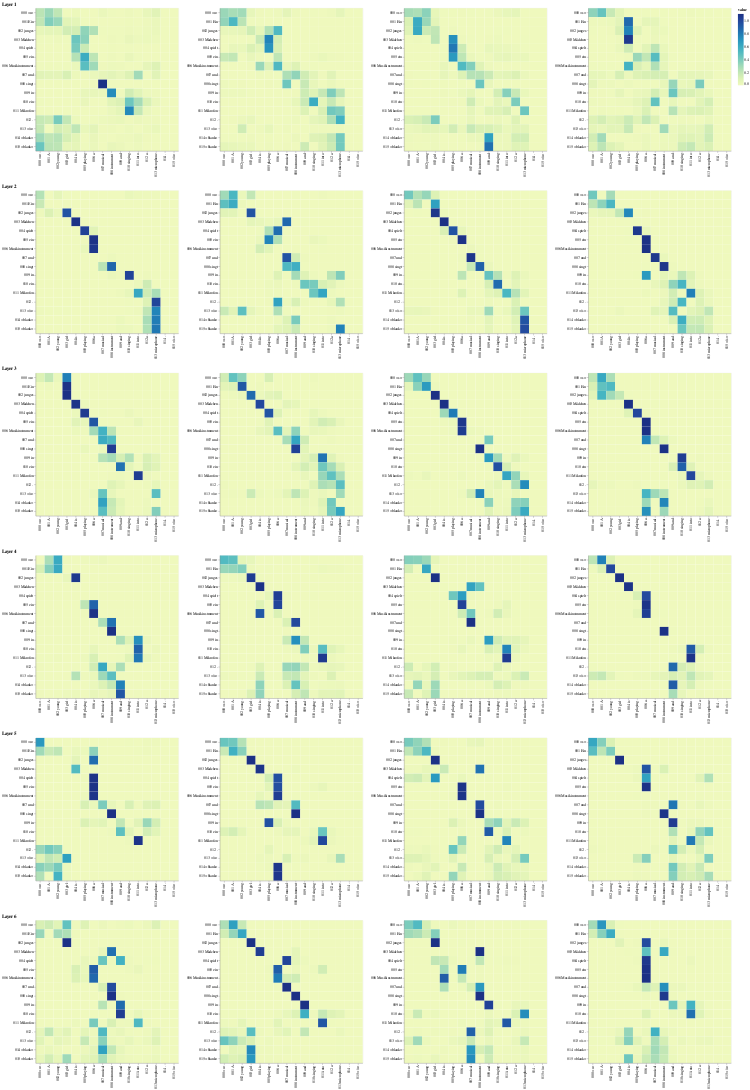

Write notebook code for a chart like this one.
### Markdown cell above
## Decoder Src Attention

### Code cell
def viz_decoder_src():
    model, example_data = run_model_example(n_examples=1)
    example = example_data[len(example_data) - 1]

    layer_viz = [
        visualize_layer(
            model,
            layer,
            get_decoder_src,
            max(len(example[1]), len(example[2])),
            example[1],
            example[2],
        )
        for layer in range(6)
    ]
    return alt.hconcat(
        layer_viz[0]
        & layer_viz[1]
        & layer_viz[2]
        & layer_viz[3]
        & layer_viz[4]
        & layer_viz[5]
    )


show_example(viz_decoder_src)

### Figure 1 — Vega-Lite specification as saved in the notebook (floating-point values rounded to 4 significant figures; data arrays with more than 128 entries replaced by an {"elided": "..."} marker saying what was removed)
{"config": {"view": {"continuousWidth": 400, "continuousHeight": 300}}, "hconcat": [{"vconcat": [{"hconcat": [{"data": {"name": "data-aef0035be9d213557540dcc04346c82d"}, "mark": "rect", "encoding": {"color": {"field": "value", "type": "quantitative"}, "tooltip": [{"field": "row", "type": "quantitative"}, {"field": "column", "type": "quantitative"}, {"field": "value", "type": "quantitative"}, {"field": "row_token", "type": "nominal"}, {"field": "col_token", "type": "nominal"}], "x": {"axis": {"title": ""}, "field": "col_token", "type": "nominal"}, "y": {"axis": {"title": ""}, "field": "row_token", "type": "nominal"}}, "height": 400, "selection": {"selector102": {"type": "interval", "bind": "scales", "encodings": ["x", "y"]}}, "width": 400}, {"data": {"name": "data-476eadfc7c84a535cb9864fbeb91d1ad"}, "mark": "rect", "encoding": {"color": {"field": "value", "type": "quantitative"}, "tooltip": [{"field": "row", "type": "quantitative"}, {"field": "column", "type": "quantitative"}, {"field": "value", "type": "quantitative"}, {"field": "row_token", "type": "nominal"}, {"field": "col_token", "type": "nominal"}], "x": {"axis": {"title": ""}, "field": "col_token", "type": "nominal"}, "y": {"axis": {"title": ""}, "field": "row_token", "type": "nominal"}}, "height": 400, "selection": {"selector104": {"type": "interval", "bind": "scales", "encodings": ["x", "y"]}}, "width": 400}, {"data": {"name": "data-d8e4dddaedc199fbe3480ce5ce8503b8"}, "mark": "rect", "encoding": {"color": {"field": "value", "type": "quantitative"}, "tooltip": [{"field": "row", "type": "quantitative"}, {"field": "column", "type": "quantitative"}, {"field": "value", "type": "quantitative"}, {"field": "row_token", "type": "nominal"}, {"field": "col_token", "type": "nominal"}], "x": {"axis": {"title": ""}, "field": "col_token", "type": "nominal"}, "y": {"axis": {"title": ""}, "field": "row_token", "type": "nominal"}}, "height": 400, "selection": {"selector106": {"type": "interval", "bind": "scales", "encodings": ["x", "y"]}}, "width": 400}, {"data": {"name": "data-dc56925fdb1ee216c80f0ccde1b5b48d"}, "mark": "rect", "encoding": {"color": {"field": "value", "type": "quantitative"}, "tooltip": [{"field": "row", "type": "quantitative"}, {"field": "column", "type": "quantitative"}, {"field": "value", "type": "quantitative"}, {"field": "row_token", "type": "nominal"}, {"field": "col_token", "type": "nominal"}], "x": {"axis": {"title": ""}, "field": "col_token", "type": "nominal"}, "y": {"axis": {"title": ""}, "field": "row_token", "type": "nominal"}}, "height": 400, "selection": {"selector108": {"type": "interval", "bind": "scales", "encodings": ["x", "y"]}}, "width": 400}]}, {"vconcat": [{"hconcat": [{"data": {"name": "data-9f038086004d34546c2c60980abd7329"}, "mark": "rect", "encoding": {"color": {"field": "value", "type": "quantitative"}, "tooltip": [{"field": "row", "type": "quantitative"}, {"field": "column", "type": "quantitative"}, {"field": "value", "type": "quantitative"}, {"field": "row_token", "type": "nominal"}, {"field": "col_token", "type": "nominal"}], "x": {"axis": {"title": ""}, "field": "col_token", "type": "nominal"}, "y": {"axis": {"title": ""}, "field": "row_token", "type": "nominal"}}, "height": 400, "selection": {"selector110": {"type": "interval", "bind": "scales", "encodings": ["x", "y"]}}, "width": 400}, {"data": {"name": "data-974c536bc4f327cc9f412cf3559a2c99"}, "mark": "rect", "encoding": {"color": {"field": "value", "type": "quantitative"}, "tooltip": [{"field": "row", "type": "quantitative"}, {"field": "column", "type": "quantitative"}, {"field": "value", "type": "quantitative"}, {"field": "row_token", "type": "nominal"}, {"field": "col_token", "type": "nominal"}], "x": {"axis": {"title": ""}, "field": "col_token", "type": "nominal"}, "y": {"axis": {"title": ""}, "field": "row_token", "type": "nominal"}}, "height": 400, "selection": {"selector112": {"type": "interval", "bind": "scales", "encodings": ["x", "y"]}}, "width": 400}, {"data": {"name": "data-793b1a938906e62d22b1c98aa859d965"}, "mark": "rect", "encoding": {"color": {"field": "value", "type": "quantitative"}, "tooltip": [{"field": "row", "type": "quantitative"}, {"field": "column", "type": "quantitative"}, {"field": "value", "type": "quantitative"}, {"field": "row_token", "type": "nominal"}, {"field": "col_token", "type": "nominal"}], "x": {"axis": {"title": ""}, "field": "col_token", "type": "nominal"}, "y": {"axis": {"title": ""}, "field": "row_token", "type": "nominal"}}, "height": 400, "selection": {"selector114": {"type": "interval", "bind": "scales", "encodings": ["x", "y"]}}, "width": 400}, {"data": {"name": "data-578fd0cd63fe04e97398d5e80adabf06"}, "mark": "rect", "encoding": {"color": {"field": "value", "type": "quantitative"}, "tooltip": [{"field": "row", "type": "quantitative"}, {"field": "column", "type": "quantitative"}, {"field": "value", "type": "quantitative"}, {"field": "row_token", "type": "nominal"}, {"field": "col_token", "type": "nominal"}], "x": {"axis": {"title": ""}, "field": "col_token", "type": "nominal"}, "y": {"axis": {"title": ""}, "field": "row_token", "type": "nominal"}}, "height": 400, "selection": {"selector116": {"type": "interval", "bind": "scales", "encodings": ["x", "y"]}}, "width": 400}]}], "title": "Layer 2"}, {"vconcat": [{"hconcat": [{"data": {"name": "data-01eee190f9a0e8deb770978950a672b7"}, "mark": "rect", "encoding": {"color": {"field": "value", "type": "quantitative"}, "tooltip": [{"field": "row", "type": "quantitative"}, {"field": "column", "type": "quantitative"}, {"field": "value", "type": "quantitative"}, {"field": "row_token", "type": "nominal"}, {"field": "col_token", "type": "nominal"}], "x": {"axis": {"title": ""}, "field": "col_token", "type": "nominal"}, "y": {"axis": {"title": ""}, "field": "row_token", "type": "nominal"}}, "height": 400, "selection": {"selector118": {"type": "interval", "bind": "scales", "encodings": ["x", "y"]}}, "width": 400}, {"data": {"name": "data-ae2b7cc023a55f2e7715095b8722020c"}, "mark": "rect", "encoding": {"color": {"field": "value", "type": "quantitative"}, "tooltip": [{"field": "row", "type": "quantitative"}, {"field": "column", "type": "quantitative"}, {"field": "value", "type": "quantitative"}, {"field": "row_token", "type": "nominal"}, {"field": "col_token", "type": "nominal"}], "x": {"axis": {"title": ""}, "field": "col_token", "type": "nominal"}, "y": {"axis": {"title": ""}, "field": "row_token", "type": "nominal"}}, "height": 400, "selection": {"selector120": {"type": "interval", "bind": "scales", "encodings": ["x", "y"]}}, "width": 400}, {"data": {"name": "data-fc38bf01f0b00308e2fc1ac80d50ccd7"}, "mark": "rect", "encoding": {"color": {"field": "value", "type": "quantitative"}, "tooltip": [{"field": "row", "type": "quantitative"}, {"field": "column", "type": "quantitative"}, {"field": "value", "type": "quantitative"}, {"field": "row_token", "type": "nominal"}, {"field": "col_token", "type": "nominal"}], "x": {"axis": {"title": ""}, "field": "col_token", "type": "nominal"}, "y": {"axis": {"title": ""}, "field": "row_token", "type": "nominal"}}, "height": 400, "selection": {"selector122": {"type": "interval", "bind": "scales", "encodings": ["x", "y"]}}, "width": 400}, {"data": {"name": "data-675e0ed32ffd352a2842ae842bf9a12d"}, "mark": "rect", "encoding": {"color": {"field": "value", "type": "quantitative"}, "tooltip": [{"field": "row", "type": "quantitative"}, {"field": "column", "type": "quantitative"}, {"field": "value", "type": "quantitative"}, {"field": "row_token", "type": "nominal"}, {"field": "col_token", "type": "nominal"}], "x": {"axis": {"title": ""}, "field": "col_token", "type": "nominal"}, "y": {"axis": {"title": ""}, "field": "row_token", "type": "nominal"}}, "height": 400, "selection": {"selector124": {"type": "interval", "bind": "scales", "encodings": ["x", "y"]}}, "width": 400}]}], "title": "Layer 3"}, {"vconcat": [{"hconcat": [{"data": {"name": "data-0ea23dcae7a8f2583f565872dc36dcf4"}, "mark": "rect", "encoding": {"color": {"field": "value", "type": "quantitative"}, "tooltip": [{"field": "row", "type": "quantitative"}, {"field": "column", "type": "quantitative"}, {"field": "value", "type": "quantitative"}, {"field": "row_token", "type": "nominal"}, {"field": "col_token", "type": "nominal"}], "x": {"axis": {"title": ""}, "field": "col_token", "type": "nominal"}, "y": {"axis": {"title": ""}, "field": "row_token", "type": "nominal"}}, "height": 400, "selection": {"selector126": {"type": "interval", "bind": "scales", "encodings": ["x", "y"]}}, "width": 400}, {"data": {"name": "data-5fbc2a7cebff6ac1f41fee8b16eb4332"}, "mark": "rect", "encoding": {"color": {"field": "value", "type": "quantitative"}, "tooltip": [{"field": "row", "type": "quantitative"}, {"field": "column", "type": "quantitative"}, {"field": "value", "type": "quantitative"}, {"field": "row_token", "type": "nominal"}, {"field": "col_token", "type": "nominal"}], "x": {"axis": {"title": ""}, "field": "col_token", "type": "nominal"}, "y": {"axis": {"title": ""}, "field": "row_token", "type": "nominal"}}, "height": 400, "selection": {"selector128": {"type": "interval", "bind": "scales", "encodings": ["x", "y"]}}, "width": 400}, {"data": {"name": "data-5747fcdd1831c040583735074d1740f8"}, "mark": "rect", "encoding": {"color": {"field": "value", "type": "quantitative"}, "tooltip": [{"field": "row", "type": "quantitative"}, {"field": "column", "type": "quantitative"}, {"field": "value", "type": "quantitative"}, {"field": "row_token", "type": "nominal"}, {"field": "col_token", "type": "nominal"}], "x": {"axis": {"title": ""}, "field": "col_token", "type": "nominal"}, "y": {"axis": {"title": ""}, "field": "row_token", "type": "nominal"}}, "height": 400, "selection": {"selector130": {"type": "interval", "bind": "scales", "encodings": ["x", "y"]}}, "width": 400}, {"data": {"name": "data-02e5e087978e011c66210c6d950e82ba"}, "mark": "rect", "encoding": {"color": {"field": "value", "type": "quantitative"}, "tooltip": [{"field": "row", "type": "quantitative"}, {"field": "column", "type": "quantitative"}, {"field": "value", "type": "quantitative"}, {"field": "row_token", "type": "nominal"}, {"field": "col_token", "type": "nominal"}], "x": {"axis": {"title": ""}, "field": "col_token", "type": "nominal"}, "y": {"axis": {"title": ""}, "field": "row_token", "type": "nominal"}}, "height": 400, "selection": {"selector132": {"type": "interval", "bind": "scales", "encodings": ["x", "y"]}}, "width": 400}]}], "title": "Layer 4"}, {"vconcat": [{"hconcat": [{"data": {"name": "data-76ef120a185fa91033546eb7f3ac8c5f"}, "mark": "rect", "encoding": {"color": {"field": "value", "type": "quantitative"}, "tooltip": [{"field": "row", "type": "quantitative"}, {"field": "column", "type": "quantitative"}, {"field": "value", "type": "quantitative"}, {"field": "row_token", "type": "nominal"}, {"field": "col_token", "type": "nominal"}], "x": {"axis": {"title": ""}, "field": "col_token", "type": "nominal"}, "y": {"axis": {"title": ""}, "field": "row_token", "type": "nominal"}}, "height": 400, "selection": {"selector134": {"type": "interval", "bind": "scales", "encodings": ["x", "y"]}}, "width": 400}, {"data": {"name": "data-4fc3964090ea86309541754aab598849"}, "mark": "rect", "encoding": {"color": {"field": "value", "type": "quantitative"}, "tooltip": [{"field": "row", "type": "quantitative"}, {"field": "column", "type": "quantitative"}, {"field": "value", "type": "quantitative"}, {"field": "row_token", "type": "nominal"}, {"field": "col_token", "type": "nominal"}], "x": {"axis": {"title": ""}, "field": "col_token", "type": "nominal"}, "y": {"axis": {"title": ""}, "field": "row_token", "type": "nominal"}}, "height": 400, "selection": {"selector136": {"type": "interval", "bind": "scales", "encodings": ["x", "y"]}}, "width": 400}, {"data": {"name": "data-32476d186b394de4d101cf88dcc39012"}, "mark": "rect", "encoding": {"color": {"field": "value", "type": "quantitative"}, "tooltip": [{"field": "row", "type": "quantitative"}, {"field": "column", "type": "quantitative"}, {"field": "value", "type": "quantitative"}, {"field": "row_token", "type": "nominal"}, {"field": "col_token", "type": "nominal"}], "x": {"axis": {"title": ""}, "field": "col_token", "type": "nominal"}, "y": {"axis": {"title": ""}, "field": "row_token", "type": "nominal"}}, "height": 400, "selection": {"selector138": {"type": "interval", "bind": "scales", "encodings": ["x", "y"]}}, "width": 400}, {"data": {"name": "data-c9bb04d8213770a49aa37e1df1baa482"}, "mark": "rect", "encoding": {"color": {"field": "value", "type": "quantitative"}, "tooltip": [{"field": "row", "type": "quantitative"}, {"field": "column", "type": "quantitative"}, {"field": "value", "type": "quantitative"}, {"field": "row_token", "type": "nominal"}, {"field": "col_token", "type": "nominal"}], "x": {"axis": {"title": ""}, "field": "col_token", "type": "nominal"}, "y": {"axis": {"title": ""}, "field": "row_token", "type": "nominal"}}, "height": 400, "selection": {"selector140": {"type": "interval", "bind": "scales", "encodings": ["x", "y"]}}, "width": 400}]}], "title": "Layer 5"}, {"vconcat": [{"hconcat": [{"data": {"name": "data-df6146d81800e32cdedaa79ca2d6bca9"}, "mark": "rect", "encoding": {"color": {"field": "value", "type": "quantitative"}, "tooltip": [{"field": "row", "type": "quantitative"}, {"field": "column", "type": "quantitative"}, {"field": "value", "type": "quantitative"}, {"field": "row_token", "type": "nominal"}, {"field": "col_token", "type": "nominal"}], "x": {"axis": {"title": ""}, "field": "col_token", "type": "nominal"}, "y": {"axis": {"title": ""}, "field": "row_token", "type": "nominal"}}, "height": 400, "selection": {"selector142": {"type": "interval", "bind": "scales", "encodings": ["x", "y"]}}, "width": 400}, {"data": {"name": "data-c074642da3672285f4c3df42c691d7d1"}, "mark": "rect", "encoding": {"color": {"field": "value", "type": "quantitative"}, "tooltip": [{"field": "row", "type": "quantitative"}, {"field": "column", "type": "quantitative"}, {"field": "value", "type": "quantitative"}, {"field": "row_token", "type": "nominal"}, {"field": "col_token", "type": "nominal"}], "x": {"axis": {"title": ""}, "field": "col_token", "type": "nominal"}, "y": {"axis": {"title": ""}, "field": "row_token", "type": "nominal"}}, "height": 400, "selection": {"selector144": {"type": "interval", "bind": "scales", "encodings": ["x", "y"]}}, "width": 400}, {"data": {"name": "data-8da5d0d877602812d05be7438bd48096"}, "mark": "rect", "encoding": {"color": {"field": "value", "type": "quantitative"}, "tooltip": [{"field": "row", "type": "quantitative"}, {"field": "column", "type": "quantitative"}, {"field": "value", "type": "quantitative"}, {"field": "row_token", "type": "nominal"}, {"field": "col_token", "type": "nominal"}], "x": {"axis": {"title": ""}, "field": "col_token", "type": "nominal"}, "y": {"axis": {"title": ""}, "field": "row_token", "type": "nominal"}}, "height": 400, "selection": {"selector146": {"type": "interval", "bind": "scales", "encodings": ["x", "y"]}}, "width": 400}, {"data": {"name": "data-5dcf5483267181d45097104982431759"}, "mark": "rect", "encoding": {"color": {"field": "value", "type": "quantitative"}, "tooltip": [{"field": "row", "type": "quantitative"}, {"field": "column", "type": "quantitative"}, {"field": "value", "type": "quantitative"}, {"field": "row_token", "type": "nominal"}, {"field": "col_token", "type": "nominal"}], "x": {"axis": {"title": ""}, "field": "col_token", "type": "nominal"}, "y": {"axis": {"title": ""}, "field": "row_token", "type": "nominal"}}, "height": 400, "selection": {"selector148": {"type": "interval", "bind": "scales", "encodings": ["x", "y"]}}, "width": 400}]}], "title": "Layer 6"}], "title": "Layer 1"}], "$schema": "https://vega.github.io/schema/vega-lite/v4.17.0.json", "datasets": {"data-aef0035be9d213557540dcc04346c82d": {"elided": "256 records"}, "data-476eadfc7c84a535cb9864fbeb91d1ad": {"elided": "256 records"}, "data-d8e4dddaedc199fbe3480ce5ce8503b8": {"elided": "256 records"}, "data-dc56925fdb1ee216c80f0ccde1b5b48d": {"elided": "256 records"}, "data-9f038086004d34546c2c60980abd7329": {"elided": "256 records"}, "data-974c536bc4f327cc9f412cf3559a2c99": {"elided": "256 records"}, "data-793b1a938906e62d22b1c98aa859d965": {"elided": "256 records"}, "data-578fd0cd63fe04e97398d5e80adabf06": {"elided": "256 records"}, "data-01eee190f9a0e8deb770978950a672b7": {"elided": "256 records"}, "data-ae2b7cc023a55f2e7715095b8722020c": {"elided": "256 records"}, "data-fc38bf01f0b00308e2fc1ac80d50ccd7": {"elided": "256 records"}, "data-675e0ed32ffd352a2842ae842bf9a12d": {"elided": "256 records"}, "data-0ea23dcae7a8f2583f565872dc36dcf4": {"elided": "256 records"}, "data-5fbc2a7cebff6ac1f41fee8b16eb4332": {"elided": "256 records"}, "data-5747fcdd1831c040583735074d1740f8": {"elided": "256 records"}, "data-02e5e087978e011c66210c6d950e82ba": {"elided": "256 records"}, "data-76ef120a185fa91033546eb7f3ac8c5f": {"elided": "256 records"}, "data-4fc3964090ea86309541754aab598849": {"elided": "256 records"}, "data-32476d186b394de4d101cf88dcc39012": {"elided": "256 records"}, "data-c9bb04d8213770a49aa37e1df1baa482": {"elided": "256 records"}, "data-df6146d81800e32cdedaa79ca2d6bca9": {"elided": "256 records"}, "data-c074642da3672285f4c3df42c691d7d1": {"elided": "256 records"}, "data-8da5d0d877602812d05be7438bd48096": {"elided": "256 records"}, "data-5dcf5483267181d45097104982431759": {"elided": "256 records"}}}
